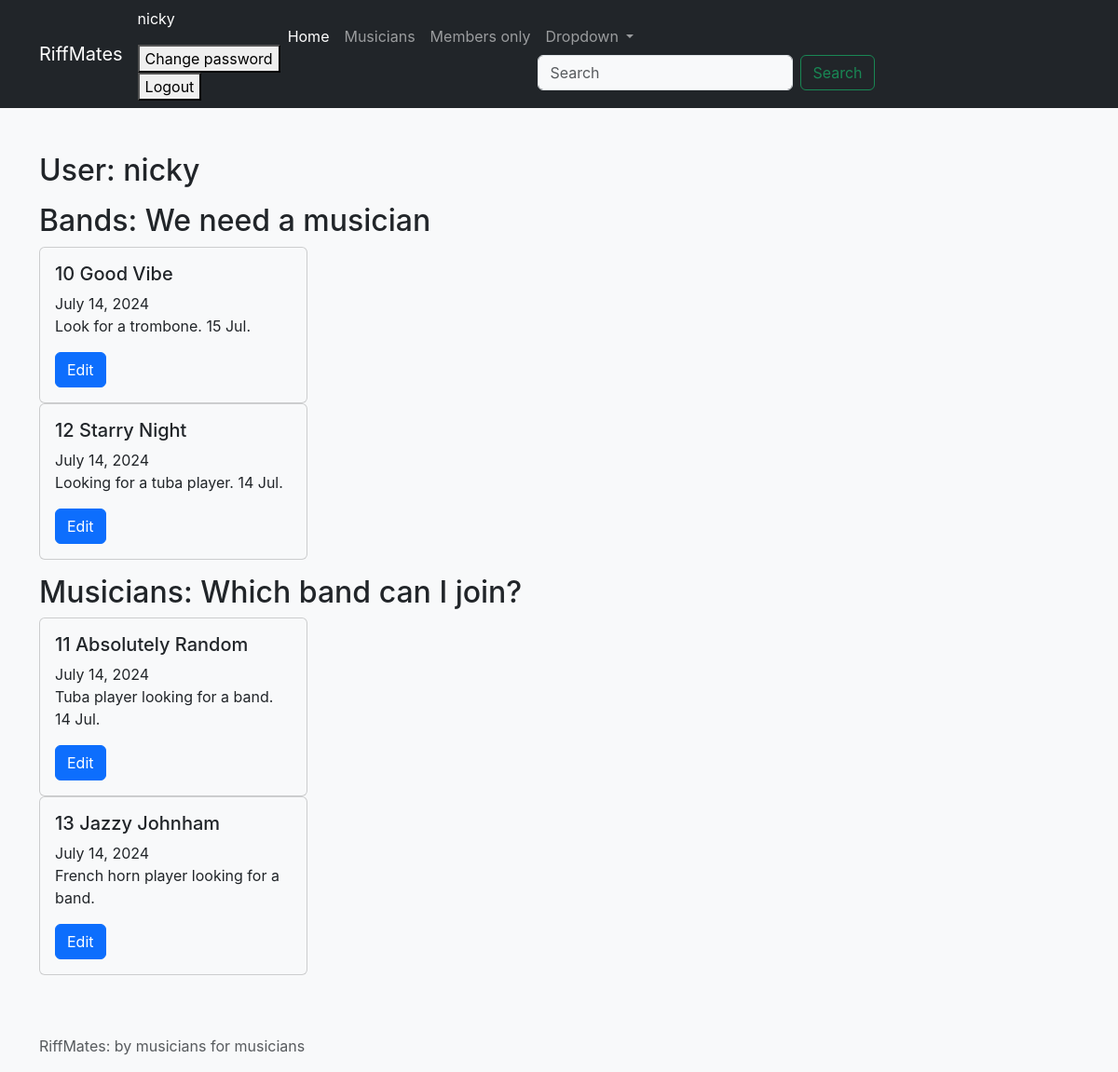
The page /content/user_edit_ads/ (signed in) on the database its author committed.
### content/models.py (models this page shows, shortened)
class SeekingAd(models.Model):
    id = models.SmallAutoField(primary_key=True)
    create_date = models.DateField(auto_now_add=True)
    owner = models.ForeignKey(User, on_delete=models.CASCADE)
    seeking_choices = {
        "M": "MUSICIAN",
        "B": "BAND"
    }
    seeking = models.CharField(
        max_length=1,
        choices = seeking_choices,
    )
    musician = models.ForeignKey(
        to=Musician,
        on_delete=models.SET_NULL,
        blank=True,
        null=True
    )
    band = models.ForeignKey(
        to=BandGroup,
        on_delete=models.SET_NULL,
        blank=True,
        null=True,
    )
    ads = models.TextField(
        max_length=300,
    )
    class Meta:
        ordering = ["-create_date"]

### bands/models.py (models this page shows, shortened)
class BandGroup(models.Model):
    id = models.SmallAutoField(primary_key=True)
    name = models.CharField(max_length=20, default="Band Group", verbose_name="Band group")
    members = models.ManyToManyField(to="bands.Musician", verbose_name="Members")
    class Meta:
        ordering = ["name"]

class Musician(models.Model):
    id = models.SmallAutoField(
        primary_key=True,
    )
    first_name = models.CharField(
        verbose_name="First name",
        max_length=50,
        help_text="First name",
    )
    last_name = models.CharField(
        verbose_name="Last name",
        max_length=50,
        help_text="Last name",
    )
    birth = models.DateField(
        verbose_name = "Date of birth",
    )
    STYLE_MUSIC = {
        "ROCK": "Rock and roll",
        "RELA": "Relaxing",
        "LIVE": "Lively",
    }
    style = models.CharField(
        verbose_name="Style of music",
        max_length=4,
        choices=STYLE_MUSIC,
        default="RELA",
        help_text="Main style of music",
    )
    class Meta:
        ordering = ["first_name"]

### content/views.py (the view)
def user_edit_ads(request):
    current_user = User.objects.get(username=request.user)
    print(f"\t{request.user=} {current_user.id} {current_user.username}")
    data = {
        'ad': SeekingAd.objects.filter(owner=current_user.id)
    }
    return render(request=request,
           template_name="user_edit_ads.html",
           context=data)

### content/templates/user_edit_ads.html (shortened to what this page needs)
{% extends "base.html" %}
{% block content %}
    <h2>User: {{ request.user }}</h2>
    <p>
        <h2>Bands: We need a musician</h2>
        {% for item in ad %}
            {% if item.seeking == "M" %}
            <div class="card" style="width: 18rem;">
                <div class="card-body">
                    <h5 class="card-title">
                        {{item.id}} {{ item.band.name }}
                    </h5>
                    <p class="card-text">
                        {{ item.create_date }}
                        <br>
                        {{ item.ads }}
                    </p>
                    <a href={% url 'edit_ads' item.id %}
                    class="btn btn-primary">Edit</a>
                </div>
            </div>
            {% endif %}
            {% empty %}
                None
        {% endfor %}
    </p>
    <p>
        <h2>Musicians: Which band can I join?</h2>
        {% for item in ad %}
            {% if item.seeking == "B" %}
            <div class="card" style="width: 18rem;">
                <div class="card-body">
                    <h5 class="card-title">
                        {{item.id}}
                        {{ item.musician.first_name }}
                        {{ item.musician.last_name }}
                    </h5>
                    <p class="card-text">
                        {{ item.create_date }}
                        <br>
                        {{ item.ads }}
                    </p>
                    <a href={% url 'edit_ads' item.id %}
                    class="btn btn-primary">Edit</a>
                </div>
            </div>
            {% endif %}
        {% endfor %}
    </p>
{% endblock content %}

### templates/base.html (shortened to what this page needs)
{% load django_browser_reload %}
{% load static %}
<!doctype html>
<html lang="en">
  <head>
    <link href="https://cdn.jsdelivr.net/npm/bootstrap@5.3.2/dist/css/bootstrap.min.css" rel="stylesheet">
    <link rel="stylesheet" href="{% static 'styles.css' %}">
    <link rel="stylesheet" href="{% static 'main.css' %}">
  </head>
  <body>
    {% block navbar %}
    <nav class="navbar navbar-expand-lg navbar-dark bg-dark">
      <div class="container">
        <a class="navbar-brand" href={% url "index" %}>RiffMates</a>
            <div>
              {% if user.is_authenticated %}
              <p class="text-white bg-dark">{{ user.username }}</p>
              <form id="password-change-form" method="POST"
                action={% url 'password_change' %}>
                <button type="submit">Change password</button>
              <form id="logout-form" method="POST"
                action={% url 'logout' %} >
                <button type="submit">Logout</button>
              </form>
              {% endif %}
            </div>
        <div class="collapse navbar-collapse" id="navbarSupportedContent">
          <ul class="navbar-nav me-auto mb-2 mb-lg-0">
            <li class="nav-item">
              <a class="nav-link active" aria-current="page" href={% url "index" %}>
                Home</a>
            </li>
            <li class="nav-item">
              <a class="nav-link" href={% url "musicians-list" %}>Musicians</a>
            </li>
            <li class="nav-item">
              <a class="nav-link" href={% url "restricted_page" %}>
                Members only</a>
            </li>
            <li class="nav-item dropdown">
              <a class="nav-link dropdown-toggle" href="#" id="navbarDropdown" role="button" data-bs-toggle="dropdown" aria-expanded="false">
                Dropdown
              </a>
          <form class="d-flex" role="search">
            <input class="form-control me-2" type="search" placeholder="Search" aria-label="Search">
            <button class="btn btn-outline-success" type="submit">Search</button>
          </form>
        </div>
      </div>
    </nav>
    {% endblock navbar %}
    <main>
    <div class="container my-5">
      {% block content %}{% endblock content %}
    </div>
    </main>
    <footer class="footer mt-auto py-3 bg-light">
        <div class="container">
          {% block footer %}
            <span class="text-muted">RiffMates: by musicians for musicians</span>
          {% endblock footer %}
        </div>
    </footer>
  </body>
</html>

### static/styles.css (style rules this page uses)
:root { --bs-body-bg: var(--bs-gray-100); }

### hello/static/main.css (style rules this page uses)
body { margin: 0; font-family: -apple-system, BlinkMacSystemFont, "Segoe UI", "Roboto", "Oxygen", "Ubuntu", "Cantarell", "Fira Sans", "Droid Sans", "Helvetica Neue", sans-serif; -webkit-font-smoothing: antialiased; -moz-osx-font-smoothing: grayscale; }

### rows shown on the page
SeekingAd: id "10", band.name "Good Vibe", create_date "July 14, 2024", ads "Look for a trombone. 15 Jul."
SeekingAd: id "12", band.name "Starry Night", create_date "July 14, 2024", ads "Looking for a tuba player. 14 Jul."
SeekingAd: id "11", musician.first_name "Absolutely", musician.last_name "Random", create_date "July 14, 2024", ads "Tuba player looking for a band. 14 Jul."
SeekingAd: id "13", musician.first_name "Jazzy", musician.last_name "Johnham", create_date "July 14, 2024", ads "French horn player looking for a band."

### other values the page prints
{{ user.username }} "nicky"
{{ request.user }} "nicky"
